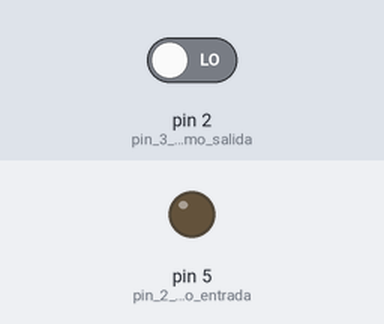
A sketch run on a simulated Arduino Uno, built with avr-gcc and run on an emulated ATmega328P. Parts: output pins drawn as LEDs (lit = HIGH). The test bench sets the inputs (shaded band); at power-on: pin 2 (pin_3_como_salida) LOW.

Above: at 1.2 s.
1.3 s: pin 2 (pin_3_como_salida) driven HIGH
At 1.9 s:
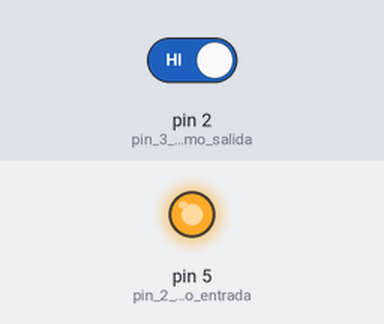
2.8 s: pin 2 (pin_3_como_salida) driven LOW
At 4.2 s:
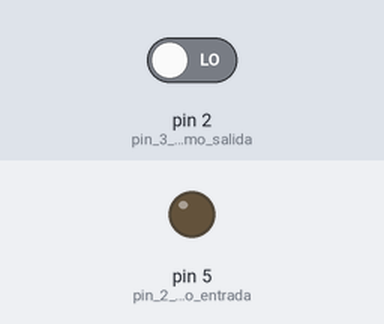
Timing chart, 0 to 5.8 s (numbered marks = the images above; inputs shaded):
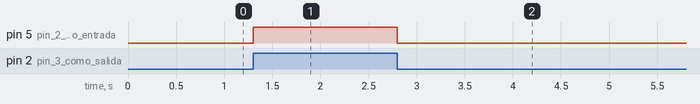

The sketch:

prende_apaga.ino
```cpp
void setup (){
 pinMode (5, OUTPUT);          // pin 2 como entrada
 pinMode(2, INPUT);          // pin 3 como salida
}
void loop(){
 if (digitalRead(2) == HIGH) {          // evaluo si la entrada esta a nivel alto
  digitalWrite(5, HIGH);                // enciendo led
 }
 else {
  digitalWrite (5, LOW);                  // apago led
 }
}
```

Measured:
- after the input at 1.3 s, pin 5 (pin_2_como_entrada): LOW → HIGH at once
- after the input at 2.8 s, pin 5 (pin_2_como_entrada): HIGH → LOW at once
